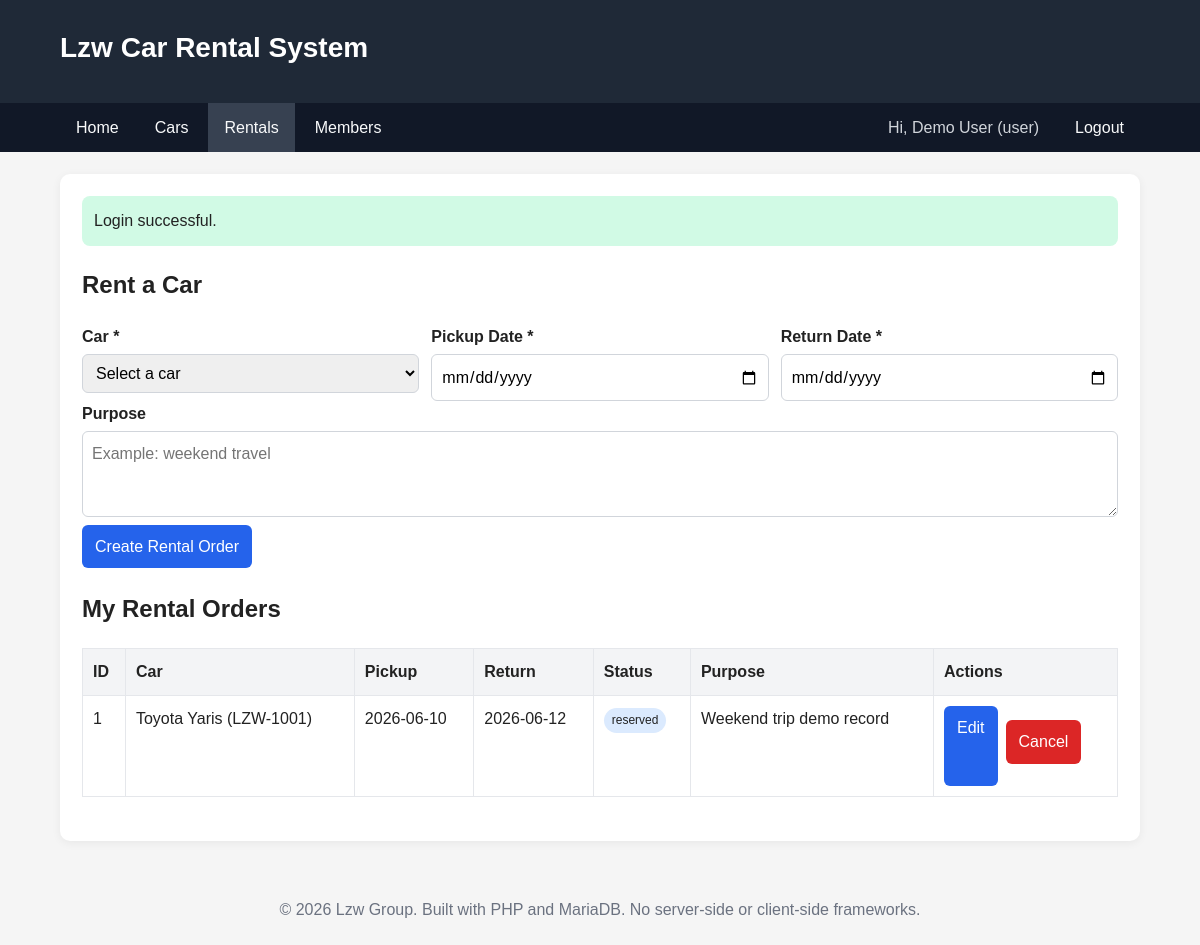
/rentals.php (signed in), run on the app's committed database.
### tables this page shows
CREATE TABLE rentals (
    rental_id INT AUTO_INCREMENT PRIMARY KEY,
    user_id INT NOT NULL,
    car_id INT NOT NULL,
    pickup_date DATE NOT NULL,
    return_date DATE NOT NULL,
    purpose VARCHAR(255) NULL,
    rental_status ENUM('reserved', 'picked_up', 'returned', 'cancelled') NOT NULL DEFAULT 'reserved',
    created_at TIMESTAMP NOT NULL DEFAULT CURRENT_TIMESTAMP,
    CONSTRAINT fk_rentals_user
        FOREIGN KEY (user_id) REFERENCES users(user_id)
        ON UPDATE CASCADE
        ON DELETE RESTRICT,
    CONSTRAINT fk_rentals_car
        FOREIGN KEY (car_id) REFERENCES cars(car_id)
        ON UPDATE CASCADE
        ON DELETE RESTRICT,
    CHECK (return_date >= pickup_date),
    INDEX idx_rentals_car_dates (car_id, pickup_date, return_date),
    INDEX idx_rentals_user (user_id)
);

CREATE TABLE cars (
    car_id INT AUTO_INCREMENT PRIMARY KEY,
    plate_number VARCHAR(20) NOT NULL UNIQUE,
    brand VARCHAR(60) NOT NULL,
    model VARCHAR(60) NOT NULL,
    seat_count INT NOT NULL,
    daily_price DECIMAL(10,2) NOT NULL,
    status ENUM('available', 'maintenance') NOT NULL DEFAULT 'available',
    created_at TIMESTAMP NOT NULL DEFAULT CURRENT_TIMESTAMP,
    CHECK (seat_count > 0),
    CHECK (daily_price >= 0)
);

### src/functions.php (called while the page is built, shortened)
<?php
function e($value): string
{
    return htmlspecialchars((string)$value, ENT_QUOTES, 'UTF-8');
}
?>

### src/db.php (called while the page is built, shortened)
<?php
function db(): PDO
{
    static $pdo = null;
    if ($pdo === null) {
        $dsn = 'mysql:host=' . DB_HOST . ';dbname=' . DB_NAME . ';charset=utf8mb4';
        $options = [
            PDO::ATTR_ERRMODE => PDO::ERRMODE_EXCEPTION,
            PDO::ATTR_DEFAULT_FETCH_MODE => PDO::FETCH_ASSOC,
            PDO::ATTR_EMULATE_PREPARES => false,
        ];
        $pdo = new PDO($dsn, DB_USER, DB_PASS, $options);
    }
    return $pdo;
}
?>

### public/rentals.php (the view, shortened to what this page needs)
<?php
require_once __DIR__ . '/../src/db.php';
require_once __DIR__ . '/../src/functions.php';
$currentUser = current_user();
$userId = (int)$currentUser['user_id'];
require_once __DIR__ . '/../src/header.php';
$editRental = null;
$stmt = db()->prepare(
    'SELECT r.*, car.brand, car.model, car.plate_number
     FROM rentals r
     JOIN cars car ON r.car_id = car.car_id
     WHERE r.user_id = ?
     ORDER BY r.created_at DESC'
);
$stmt->execute([$userId]);
$myRentals = $stmt->fetchAll();
?>
<h2><?= $editRental ? 'Edit My Rental Order' : 'Rent a Car' ?></h2>
<form method="post" action="rentals.php">
    <div class="form-grid">
        <div>
            <label for="car_id">Car *</label>
            <select id="car_id" name="car_id" required>
                <option value="">Select a car</option>
            </select>
        </div>
        <div>
            <label for="pickup_date">Pickup Date *</label>
            <input id="pickup_date" name="pickup_date" type="date" required value="<?= e($editRental['pickup_date'] ?? '') ?>">
        </div>
        <div>
            <label for="return_date">Return Date *</label>
            <input id="return_date" name="return_date" type="date" required value="<?= e($editRental['return_date'] ?? '') ?>">
        </div>
    </div>
    <label for="purpose">Purpose</label>
    <textarea id="purpose" name="purpose" placeholder="Example: weekend travel"><?= e($editRental['purpose'] ?? '') ?></textarea>
    <button type="submit"><?= $editRental ? 'Update Rental Order' : 'Create Rental Order' ?></button>
</form>
<h2>My Rental Orders</h2>
<?php if (!$myRentals): ?>
    <p>You have no rental records.</p>
<?php else: ?>
    <table>
        <thead>
        <tr>
            <th>ID</th>
            <th>Car</th>
            <th>Pickup</th>
            <th>Return</th>
            <th>Status</th>
            <th>Purpose</th>
            <th>Actions</th>
        </tr>
        </thead>
        <tbody>
        <?php foreach ($myRentals as $rental): ?>
            <tr>
                <td data-label="ID"><?= e($rental['rental_id']) ?></td>
                <td data-label="Car"><?= e($rental['brand'] . ' ' . $rental['model'] . ' (' . $rental['plate_number'] . ')') ?></td>
                <td data-label="Pickup"><?= e($rental['pickup_date']) ?></td>
                <td data-label="Return"><?= e($rental['return_date']) ?></td>
                <td data-label="Status"><span class="badge <?= e($rental['rental_status']) ?>"><?= e($rental['rental_status']) ?></span></td>
                <td data-label="Purpose"><?= e($rental['purpose']) ?></td>
                <td data-label="Actions">
                    <?php if ($rental['rental_status'] === 'reserved'): ?>
                        <div class="actions">
                            <a class="button" href="rentals.php?edit=<?= e($rental['rental_id']) ?>">Edit</a>
                            <form method="post" action="rentals.php">
                                <button class="danger" type="submit">Cancel</button>
                            </form>
                        </div>
                    <?php else: ?>
                        No actions
                    <?php endif; ?>
                </td>
            </tr>
        <?php endforeach; ?>
        </tbody>
    </table>
<?php endif; ?>
<?php require_once __DIR__ . '/../src/footer.php'; ?>

### public/styles.css (style rules this page uses)
* { box-sizing: border-box; }
body { margin: 0; font-family: Arial, Helvetica, sans-serif; line-height: 1.6; color: #222; background: #f5f5f5; }
.badge { display: inline-block; padding: 3px 8px; border-radius: 999px; font-size: 12px; background: #e5e7eb; }
.badge.reserved { background: #dbeafe; }
table { width: 100%; border-collapse: collapse; margin: 14px 0 22px; background: #fff; }
th, td { border: 1px solid #e5e7eb; padding: 10px; text-align: left; vertical-align: top; }
th { background: #f3f4f6; }
form { margin: 14px 0 22px; }
.form-grid { display: grid; grid-template-columns: repeat(auto-fit, minmax(220px, 1fr)); gap: 12px; }
label { display: block; font-weight: bold; margin-bottom: 4px; }
input, select, textarea { width: 100%; padding: 9px; border: 1px solid #d1d5db; border-radius: 6px; font: inherit; }
textarea { min-height: 86px; }
button, .button { display: inline-block; border: 0; border-radius: 6px; padding: 9px 13px; background: #2563eb; color: #fff; text-decoration: none; cursor: pointer; font: inherit; }
.button.danger, button.danger { background: #dc2626; }
.actions { display: flex; flex-wrap: wrap; gap: 8px; }

### data on the page
rentals: rental_id "1", car.plate_number "Toyota Yaris (LZW-1001)", pickup_date "2026-06-10", return_date "2026-06-12", rental_status "reserved", purpose "Weekend trip demo record"

### other printed values
APP_NAME "Lzw Car Rental System"
$user['name'] "Demo User"
$user['role'] "user"
$flash['message'] "Login successful."
